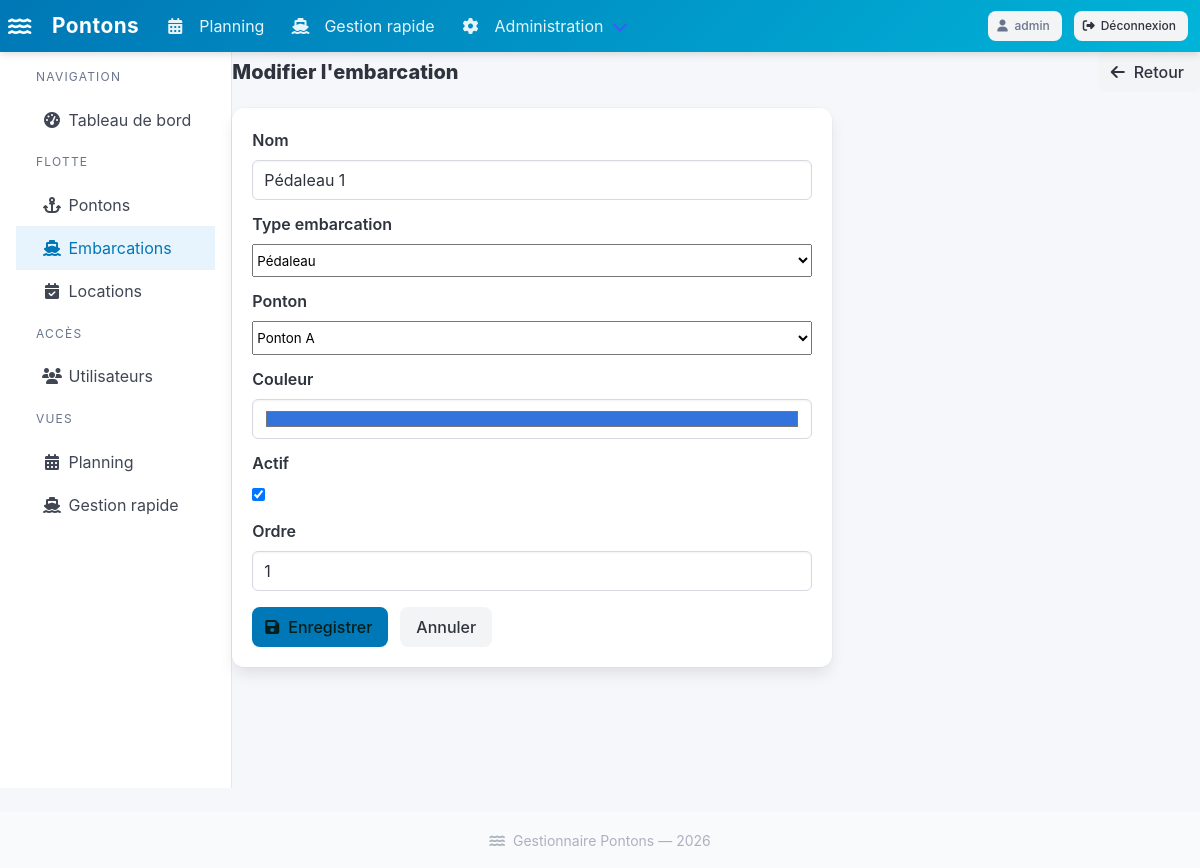
/gestion/embarcations/1/edit/ (signed in), run on the app's committed database.
### pontons/models.py (models this page shows, shortened)
class Embarcation(models.Model):
    TYPE_CHOICES = [
        ('pedalo', 'Pédaleau'),
        ('kayak', 'Kayak'),
        ('canoe', 'Canoë'),
        ('barque', 'Barque'),
        ('sup', 'Stand Up Paddle'),
        ('autre', 'Autre'),
    ]
    nom = models.CharField(max_length=100)
    type_embarcation = models.CharField(max_length=20, choices=TYPE_CHOICES, default='pedalo')
    ponton = models.ForeignKey(Ponton, on_delete=models.CASCADE, related_name='embarcations')
    couleur = models.CharField(max_length=7, default='#3273dc', help_text='Couleur hex ex: #3273dc')
    actif = models.BooleanField(default=True)
    ordre = models.PositiveIntegerField(default=0)
    class Meta:
        ordering = ['ponton', 'ordre', 'nom']
        verbose_name = 'Embarcation'
        verbose_name_plural = 'Embarcations'

### pontons/views.py (the view)
        @login_required
        def _wrapped(request, *args, **kwargs):
            role = get_user_role(request.user)
            if role not in roles and not request.user.is_superuser:
                messages.error(request, "Accès refusé : droits insuffisants.")
                return redirect('planning')
            return view_func(request, *args, **kwargs)

### pontons/forms.py
class EmbarcationForm(forms.ModelForm):
    class Meta:
        model = Embarcation
        fields = ['nom', 'type_embarcation', 'ponton', 'couleur', 'actif', 'ordre']
        widgets = {
            'nom': forms.TextInput(attrs={'class': 'input'}),
            'type_embarcation': forms.Select(attrs={'class': 'select is-fullwidth'}),
            'ponton': forms.Select(attrs={'class': 'select is-fullwidth'}),
            'couleur': forms.TextInput(attrs={'type': 'color', 'class': 'input'}),
            'ordre': forms.NumberInput(attrs={'class': 'input'}),
        }

### pontons/models.py (called while the page is built)
    def __str__(self):
        return self.nom

### pontons/views.py (called while the page is built)
def get_user_role(user):
    if user.is_superuser:
        return 'admin'
    try:
        return user.profile.role
    except UserProfile.DoesNotExist:
        return 'visiteur'

def require_role(*roles):
    def decorator(view_func):
        @login_required
        def _wrapped(request, *args, **kwargs):
            role = get_user_role(request.user)
            if role not in roles and not request.user.is_superuser:
                messages.error(request, "Accès refusé : droits insuffisants.")
                return redirect('planning')
            return view_func(request, *args, **kwargs)
        return _wrapped
    return decorator

@require_role('admin')
def admin_embarcation_edit(request, pk):
    emb = get_object_or_404(Embarcation, pk=pk)
    form = EmbarcationForm(request.POST or None, instance=emb)
    if form.is_valid():
        form.save()
        messages.success(request, 'Embarcation mise à jour.')
        return redirect('admin_embarcations')
    return render(request, 'pontons/admin/embarcation_form.html', {'form': form, 'titre': 'Modifier l\'embarcation', 'role': 'admin'})

### templates/pontons/admin/embarcation_form.html (shortened to what this page needs)
{% extends 'pontons/admin/base_admin.html' %}
{% block admin_content %}
<div class="level mb-4">
  <div class="level-left"><h1 class="title is-5">{{ titre }}</h1></div>
  <div class="level-right">
    <a href="{% url 'admin_embarcations' %}" class="button is-light">
      <span class="icon"><i class="fas fa-arrow-left"></i></span><span>Retour</span>
    </a>
  </div>
</div>
<div class="box" style="max-width:600px;">
  <form method="post">
    {% for field in form %}
    <div class="field">
      <label class="label">{{ field.label }}</label>
      <div class="control">{{ field }}</div>
    </div>
    {% endfor %}
    <div class="field is-grouped mt-4">
      <div class="control">
        <button type="submit" class="button is-primary">
          <span class="icon"><i class="fas fa-save"></i></span><span>Enregistrer</span>
        </button>
      </div>
      <div class="control">
        <a href="{% url 'admin_embarcations' %}" class="button is-light">Annuler</a>
      </div>
    </div>
  </form>
</div>
{% endblock %}

### templates/base.html (shortened to what this page needs)
<!DOCTYPE html>
<html lang="fr">
<head>
  <link rel="stylesheet" href="https://cdn.jsdelivr.net/npm/bulma@1.0.2/css/bulma.min.css">
  <link rel="stylesheet" href="https://cdnjs.cloudflare.com/ajax/libs/font-awesome/6.5.0/css/all.min.css">
</head>
<body>
<nav class="navbar" role="navigation" aria-label="navigation principale">
  <div class="navbar-brand">
    <a class="navbar-item" href="{% url 'planning' %}">
      <span class="icon mr-2"><i class="fas fa-water"></i></span>
      Pontons
    </a>
  </div>
  <div id="navMenu" class="navbar-menu">
    <div class="navbar-start">
      <a class="navbar-item {% if request.resolver_match.url_name == 'planning' %}has-background-white-bis{% endif %}" href="{% url 'planning' %}">
        <span class="icon"><i class="fas fa-calendar-alt"></i></span>
        <span>Planning</span>
      </a>
      {% if user.is_authenticated %}
        {% if role == 'gestionnaire' or role == 'admin' or user.is_superuser %}
        <a class="navbar-item {% if 'gestionnaire' in request.resolver_match.url_name %}has-background-white-bis{% endif %}" href="{% url 'gestionnaire' %}">
          <span class="icon"><i class="fas fa-ship"></i></span>
          <span>Gestion rapide</span>
        </a>
        {% endif %}
        {% if role == 'admin' or user.is_superuser %}
        <div class="navbar-item has-dropdown is-hoverable">
          <a class="navbar-link">
            <span class="icon"><i class="fas fa-cog"></i></span>
            <span>Administration</span>
          </a>
        </div>
        {% endif %}
      {% endif %}
    </div>
    <div class="navbar-end">
      <div class="navbar-item">
        {% if user.is_authenticated %}
          <div class="buttons">
            <span class="button is-light is-small is-static">
              <span class="icon"><i class="fas fa-user"></i></span>
              <span>{{ user.username }}</span>
            </span>
            <form method="post" action="{% url 'logout' %}" style="display:inline;">
              <button type="submit" class="button is-light is-small">
                <span class="icon"><i class="fas fa-sign-out-alt"></i></span>
                <span>Déconnexion</span>
              </button>
            </form>
          </div>
        {% else %}
          <a href="{% url 'login' %}" class="button is-light is-small">
            <span class="icon"><i class="fas fa-sign-in-alt"></i></span>
            <span>Connexion</span>
          </a>
        {% endif %}
      </div>
    </div>
  </div>
</nav>
<main>
  {% block content %}{% endblock %}
</main>
<footer class="footer py-4 mt-5">
  <div class="content has-text-centered has-text-grey-light">
    <small><i class="fas fa-water mr-1"></i> Gestionnaire Pontons &mdash; {% now "Y" %}</small>
  </div>
</footer>
</body>
</html>

### templates/base.html (style rules this page uses)
:root { --color-primary: #00b4d8; --color-secondary: #0077b6; --color-available: #23d160; --color-rented: #ff3860; }
html { scroll-behavior: smooth; }
body { background: #f5f7fa; min-height: 100vh; }
.navbar { background: linear-gradient(135deg, #0077b6, #00b4d8); box-shadow: 0 2px 8px rgba(0,0,0,0.15); }
.navbar-brand .navbar-item { font-size: 1.3rem; font-weight: 700; color: #fff !important; letter-spacing: 0.5px; }
.navbar-item, .navbar-link { color: rgba(255,255,255,0.9) !important; }
.button { border-radius: 8px; font-weight: 500; }
.button.is-primary { background: var(--color-secondary); border-color: var(--color-secondary); }
footer { margin-top: auto; }

### data on the page
Embarcation: form "Pédaleau 1" "Pédaleau" "Ponton A" "#3273dc" "☑" "1"

### other printed values
{{ user.username }} "admin"
{{ titre }} "Modifier l'embarcation"
{{ field.label }} "Nom" "Type embarcation" "Ponton" "Couleur" "Actif" "Ordre"
